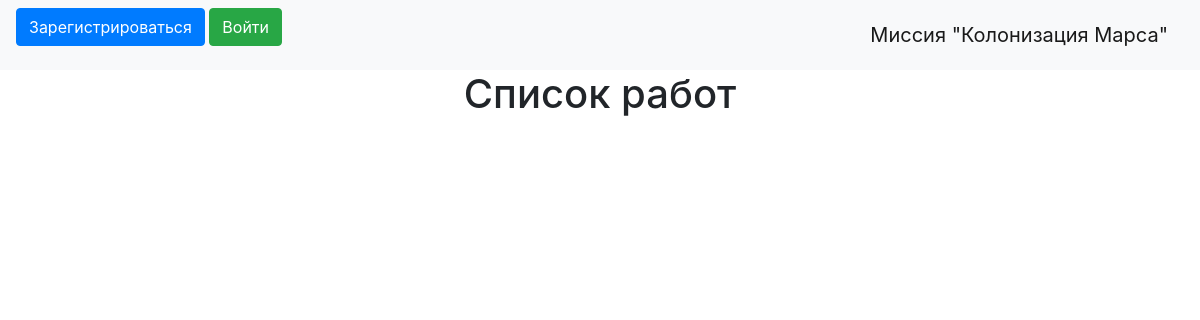
The page /index on the database as committed earlier.
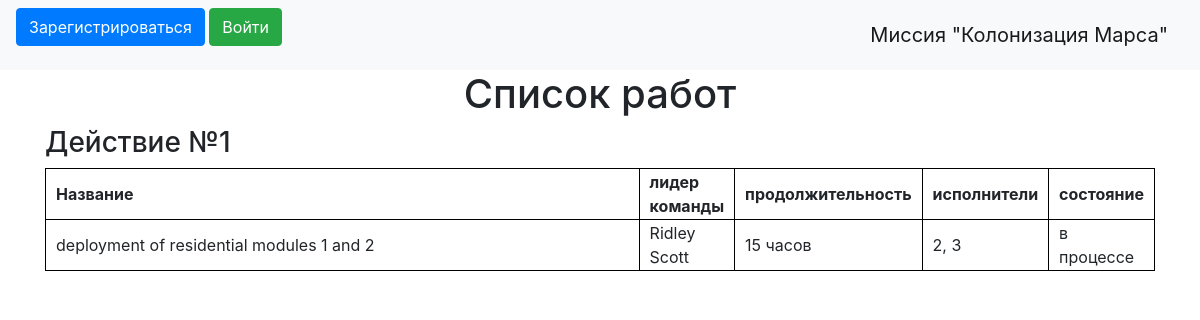
The same page on the database as committed later.
### data/jobs.py (models this page shows)
class Job(SqlAlchemyBase):
    __tablename__ = "jobs"
    id = sqlalchemy.Column(sqlalchemy.Integer, primary_key=True, autoincrement=True)
    team_leader_id = sqlalchemy.Column(sqlalchemy.Integer, sqlalchemy.ForeignKey("users.id"))
    team_leader = orm.relationship("User")
    job = sqlalchemy.Column(sqlalchemy.String)
    work_size = sqlalchemy.Column(sqlalchemy.Integer)
    collaborators = sqlalchemy.Column(sqlalchemy.String)
    start_date = sqlalchemy.Column(sqlalchemy.DateTime)
    end_date = sqlalchemy.Column(sqlalchemy.DateTime)
    is_finished = sqlalchemy.Column(sqlalchemy.Boolean)

### data/users.py (models this page shows, shortened)
class User(SqlAlchemyBase, UserMixin):
    __tablename__ = "users"
    id = sqlalchemy.Column(sqlalchemy.Integer, primary_key=True, autoincrement=True)
    surname = sqlalchemy.Column(sqlalchemy.String)
    name = sqlalchemy.Column(sqlalchemy.String)
    age = sqlalchemy.Column(sqlalchemy.Integer)
    position = sqlalchemy.Column(sqlalchemy.String)
    speciality = sqlalchemy.Column(sqlalchemy.String)
    address = sqlalchemy.Column(sqlalchemy.String)
    email = sqlalchemy.Column(sqlalchemy.String, unique=True)
    modified_date = sqlalchemy.Column(sqlalchemy.DateTime)
    hashed_password = sqlalchemy.Column(sqlalchemy.String, nullable=True)
    about = sqlalchemy.Column(sqlalchemy.String)

### main.py (the view)
@app.route('/')
@app.route('/index')
def index():
    db_sess = db_session.create_session()
    jobs = db_sess.query(Job).filter()
    return render_template("jobs.html", jobs=jobs)

### data/db_session.py (called while the page is built)
def create_session() -> Session:
    global __factory
    return __factory()

### templates/jobs.html (shortened to what this page needs)
{% extends "base.html" %}
{% block content %}
    <h1><center>Список работ</center></h1>
    {% for job in jobs%}
        <h3>Действие №{{job.id}}</h3>
        <table>
            <tr>
                <th>Название</th>
                <th> лидер команды </th>
                <th> продолжительность </th>
                <th> исполнители </th>
                <th> состояние </th>
            </tr>
            <tr>
                <td>{{job.job}}</td>
                <td>{{job.team_leader.name}} {{job.team_leader.surname}}</td>
                <td>{{job.work_size}} часов</td>
                <td>{{job.collaborators}}</td>
                {% set f = job.is_finished %}
                {% if f == True %}
                    <td>завершено</td>
                {% else %}
                    <td>в процессе</td>
                {% endif %}
            </tr>
        </table>
    {% endfor %}
{% endblock %}

### templates/base.html (shortened to what this page needs)
<!doctype html>
<html lang="en">
<head>
    <link rel="stylesheet"
          href="https://stackpath.bootstrapcdn.com/bootstrap/4.4.1/css/bootstrap.min.css"
>
</head>
<body>
<header>
    <nav class="navbar navbar-light bg-light">
        {% if current_user.is_authenticated %}
            <a class="navbar-brand" href="/logout">{{ current_user.name }}</a>
        {% else %}
            <p>
                <a class="btn btn-primary " href="/register">Зарегистрироваться</a>
                <a class="btn btn-success" href="/login">Войти</a>
            </p>
        {% endif %}
        <a class="navbar-brand" href="#">Миссия "Колонизация Марса"</a>
    </nav>
</header>
<main role="main" class="container">
    {% block content %}{% endblock %}
</main>
</body>
</html>

### templates/jobs.html (style rules this page uses)
table, th, td { border: 1px solid black; width: 100%; padding-right: 10px; padding-left: 10px; }

Rows that differ between the two databases and show on the page:
added Job: id "1", job "deployment of residential modules 1 and 2", team_leader.name "Ridley", team_leader.surname "Scott", work_size "15", collaborators "2, 3"
